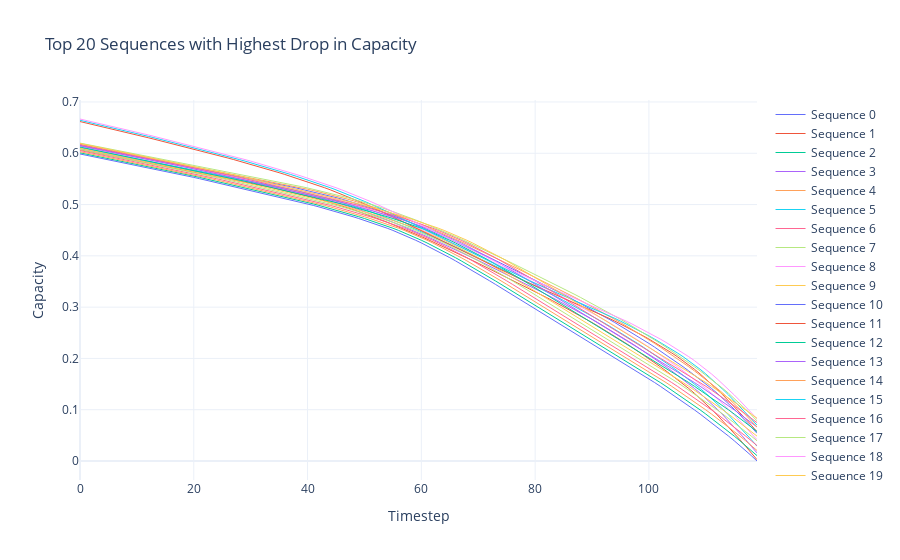

The notebook cell this image was saved under:
### Markdown cell above
## Sequences with knee point

### Code cell
end_capacities = []
for idx in range(X_test.shape[0]):  # Loop over all sequences
    last_value = X_test[idx, -1, 0]  # Capacity at the end: [idx, 119, 0]
    end_capacities.append((idx, last_value))

# Convert to numpy array for easier manipulation
end_capacities = np.array([(idx, val) for idx, val in end_capacities])

# Step 2: Get indices of the 20 sequences with the lowest end capacity
# Use argsort to get indices sorted by end capacity (ascending), then take the first 20 (lowest)
lowest_indices = np.argsort(end_capacities[:, 1])[:n_sequences]
lowest_indices = end_capacities[lowest_indices, 0].astype(int)  # Extract the sequence indices

# Step 3: Extract the top 20 sequences from X_test
lowest_20_sequences = X_test[lowest_indices]

# Verify the shape
print("Shape of lowest_20_sequences:", lowest_20_sequences.shape)

# Plot the sequences in a line plot
fig = go.Figure()
for idx, sequence in enumerate(lowest_20_sequences):
    fig.add_trace(go.Scatter
    (
        x=np.arange(120),
        y=sequence.flatten(),
        mode='lines',
        name=f"Sequence {idx}",
        line=dict(width=1)
    ))
fig.update_layout(
    title="Lowest Capacity at end Sequences",
    xaxis_title="Timestep",
    yaxis_title="Capacity",
    template="plotly_white"
)
fig.show()
